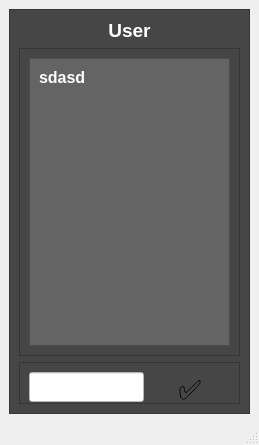
<?xml version="1.0" encoding="UTF-8"?>
<ui version="4.0">
 <class>CHAT</class>
 <widget class="QMainWindow" name="CHAT">
  <property name="geometry">
   <rect>
    <x>0</x>
    <y>0</y>
    <width>259</width>
    <height>445</height>
   </rect>
  </property>
  <property name="windowTitle">
   <string>MainWindow</string>
  </property>
  <widget class="QWidget" name="centralwidget">
   <layout class="QVBoxLayout" name="verticalLayout">
    <item>
     <widget class="QFrame" name="frame">
      <property name="styleSheet">
       <string notr="true">background-color: rgb(70, 70, 70)</string>
      </property>
      <property name="frameShape">
       <enum>QFrame::StyledPanel</enum>
      </property>
      <property name="frameShadow">
       <enum>QFrame::Raised</enum>
      </property>
      <layout class="QVBoxLayout" name="verticalLayout_2">
       <item>
        <widget class="QLabel" name="friend_name">
         <property name="text">
          <string>&lt;html&gt;&lt;head/&gt;&lt;body&gt;&lt;p align=&quot;center&quot;&gt;&lt;span style=&quot; font-size:14pt; font-weight:700; color:#ffffff;&quot;&gt;User&lt;/span&gt;&lt;/p&gt;&lt;/body&gt;&lt;/html&gt;</string>
         </property>
        </widget>
       </item>
       <item>
        <widget class="QFrame" name="frame_2">
         <property name="frameShape">
          <enum>QFrame::StyledPanel</enum>
         </property>
         <property name="frameShadow">
          <enum>QFrame::Raised</enum>
         </property>
         <layout class="QHBoxLayout" name="horizontalLayout_2">
          <item>
           <widget class="QScrollArea" name="scrollArea">
            <property name="minimumSize">
             <size>
              <width>0</width>
              <height>288</height>
             </size>
            </property>
            <property name="styleSheet">
             <string notr="true">background-color: rgb(100, 100, 100)</string>
            </property>
            <property name="widgetResizable">
             <bool>true</bool>
            </property>
            <widget class="QWidget" name="scrollAreaWidgetContents">
             <property name="geometry">
              <rect>
               <x>0</x>
               <y>0</y>
               <width>199</width>
               <height>286</height>
              </rect>
             </property>
             <layout class="QHBoxLayout" name="horizontalLayout_3">
              <item>
               <widget class="QLabel" name="label_chat_history">
                <property name="font">
                 <font>
                  <pointsize>10</pointsize>
                 </font>
                </property>
                <property name="text">
                 <string>&lt;html&gt;&lt;head/&gt;&lt;body&gt;&lt;p&gt;&lt;span style=&quot; font-size:12pt; font-weight:700; color:#ffffff;&quot;&gt;sdasd&lt;/span&gt;&lt;/p&gt;&lt;/body&gt;&lt;/html&gt;</string>
                </property>
                <property name="alignment">
                 <set>Qt::AlignLeading|Qt::AlignLeft|Qt::AlignTop</set>
                </property>
               </widget>
              </item>
             </layout>
            </widget>
           </widget>
          </item>
         </layout>
        </widget>
       </item>
       <item>
        <widget class="QFrame" name="frame_3">
         <property name="minimumSize">
          <size>
           <width>0</width>
           <height>40</height>
          </size>
         </property>
         <property name="frameShape">
          <enum>QFrame::StyledPanel</enum>
         </property>
         <property name="frameShadow">
          <enum>QFrame::Raised</enum>
         </property>
         <layout class="QHBoxLayout" name="horizontalLayout">
          <item>
           <widget class="QLineEdit" name="input_message">
            <property name="minimumSize">
             <size>
              <width>0</width>
              <height>30</height>
             </size>
            </property>
            <property name="font">
             <font>
              <pointsize>10</pointsize>
              <bold>true</bold>
             </font>
            </property>
            <property name="styleSheet">
             <string notr="true">background-color: rgb(255, 255, 255);</string>
            </property>
            <property name="text">
             <string/>
            </property>
           </widget>
          </item>
          <item>
           <widget class="QPushButton" name="button_send_message">
            <property name="enabled">
             <bool>true</bool>
            </property>
            <property name="minimumSize">
             <size>
              <width>0</width>
              <height>35</height>
             </size>
            </property>
            <property name="font">
             <font>
              <pointsize>20</pointsize>
              <italic>false</italic>
              <bold>false</bold>
              <kerning>true</kerning>
             </font>
            </property>
            <property name="styleSheet">
             <string notr="true">background-color: rgb(149, 149, 149);</string>
            </property>
            <property name="text">
             <string>✅</string>
            </property>
            <property name="autoDefault">
             <bool>false</bool>
            </property>
            <property name="flat">
             <bool>true</bool>
            </property>
           </widget>
          </item>
         </layout>
        </widget>
       </item>
      </layout>
     </widget>
    </item>
   </layout>
  </widget>
  <widget class="QStatusBar" name="statusbar"/>
 </widget>
 <resources/>
 <connections/>
</ui>
